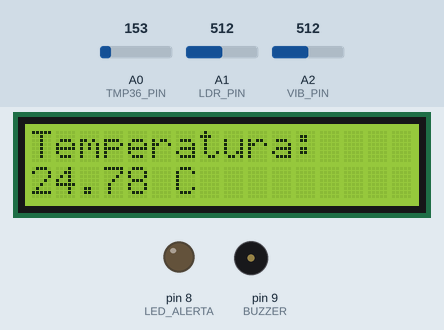
Simulated run of this sketch. Board: Arduino Uno, built with avr-gcc and run on an emulated ATmega328P. On the bench: 16×2 character LCD, output pins drawn as LEDs (lit = HIGH), buzzer (waves = sounding). The test bench sets the inputs (shaded band); at power-on: A0 (TMP36_PIN) = 153, A1 (LDR_PIN) = 512, A2 (VIB_PIN) = 512. What the sketch prints to the serial monitor is not drawn.

Above: at 3.2 s.
3.3 s: A0 (TMP36_PIN) set to 124
At 5.4 s:
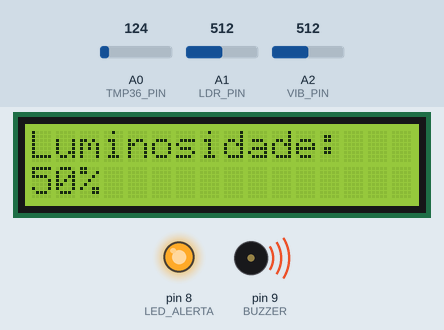
5.8 s: A1 (LDR_PIN) set to 75
At 6.34 s:
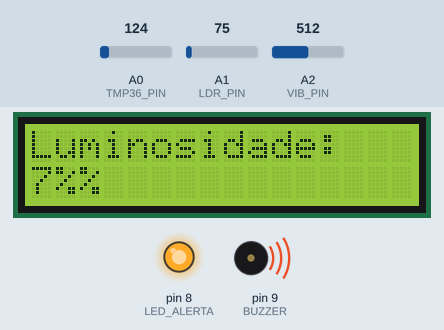
8.8 s: A0 (TMP36_PIN) set to 133
At 11.3 s:
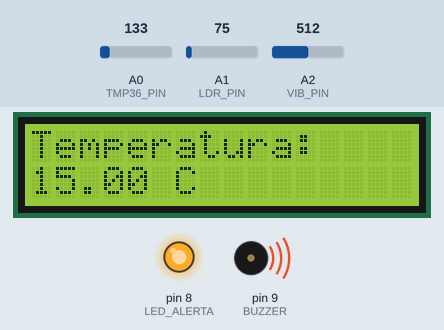
11.8 s: A0 (TMP36_PIN) set to 114
At 12.8 s:
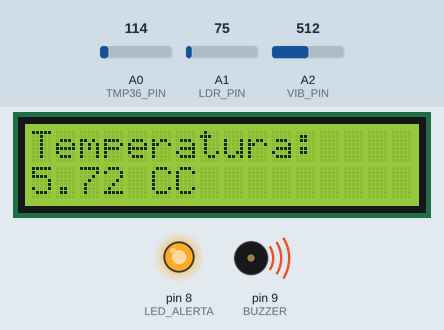
14.5 s: A2 (VIB_PIN) set to 716
At 16.0 s:
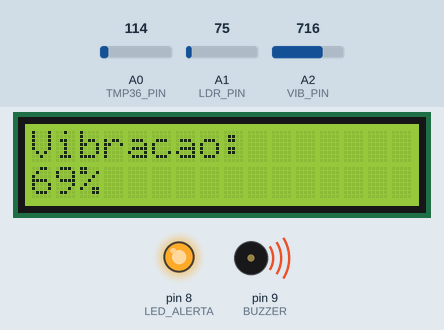
Timing chart, 0 to 17.5 s (numbered marks = the images above; inputs shaded):
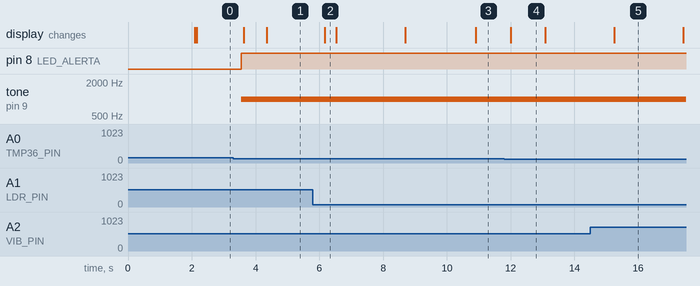

Measured:
- the behaviour switches between 140 and 139 on A0 (TMP36_PIN) (found by bisection; images 0 and 1)
- after the input at 3.3 s, pin 8 (LED_ALERTA): LOW → HIGH after 0.26 s; tone on pin 9 (BUZZER): silent → 1000 Hz after 0.26 s; the display: first changes after 0.32 s (image 1 shows a later state)
- after the input at 5.8 s, the display: changes after 0.37 s (image 2)
- after the input at 8.8 s, the display: changes after 2.1 s (image 3)
- after the input at 11.8 s, the display: changes after 0.21 s (image 4)
- what the display in image 4 shows lasts 1.1 s, from 12.0 s to 13.1 s

The sketch:

gs_computer_organization1.ino
```cpp
#include <Adafruit_LiquidCrystal.h>
Adafruit_LiquidCrystal lcd(0);
#define TMP36_PIN A0
#define LDR_PIN A1
#define VIB_PIN A2
#define LED_ALERTA 8
#define BUZZER 9

const float TEMP_MIN = 18.0;
const float TEMP_MAX = 30.0;

const int LUZ_MIN = 20;
const int LUZ_MAX = 85;

const int VIB_MAX = 70;

unsigned long ultimaTrocaTela = 0;
int telaAtual = 0;

void setup() {
  Serial.begin(9600);

  lcd.begin(16, 2);
  lcd.setBacklight(1);

  pinMode(LED_ALERTA, OUTPUT);
  pinMode(BUZZER, OUTPUT);

  lcd.setCursor(0, 0);
  lcd.print("Space Capsule");
  lcd.setCursor(0, 1);
  lcd.print("Monitor IoT");

  delay(2000);
  lcd.clear();
}

void loop() {
  int leituraTemp = analogRead(TMP36_PIN);

  float tensao = leituraTemp * (5.0 / 1023.0);
  float temperatura = (tensao - 0.5) * 100.0;

  int leituraLdr = analogRead(LDR_PIN);
  int leituraVib = analogRead(VIB_PIN);

  int luminosidade = map(leituraLdr, 0, 1023, 0, 100);
  int vibracao = map(leituraVib, 0, 1023, 0, 100);

  bool tempCritica = temperatura < TEMP_MIN || temperatura > TEMP_MAX;
  bool luzCritica = luminosidade < LUZ_MIN || luminosidade > LUZ_MAX;
  bool vibracaoCritica = vibracao > VIB_MAX;

  bool alertaGeral = tempCritica || luzCritica || vibracaoCritica;

  if (alertaGeral) {
    digitalWrite(LED_ALERTA, HIGH);
    tone(BUZZER, 1000);
  } else {
    digitalWrite(LED_ALERTA, LOW);
    noTone(BUZZER);
  }

  Serial.println("===== TELEMETRIA DA CAPSULA =====");

  Serial.print("Temperatura: ");
  Serial.print(temperatura);
  Serial.println(" C");

  Serial.print("Luminosidade: ");
  Serial.print(luminosidade);
  Serial.println("%");

  Serial.print("Vibracao: ");
  Serial.print(vibracao);
  Serial.println("%");

  Serial.print("Status: ");
  if (alertaGeral) {
    Serial.println("ALERTA");
  } else {
    Serial.println("NORMAL");
  }

  Serial.println();

  if (millis() - ultimaTrocaTela > 2000) {
    telaAtual++;

    if (telaAtual > 3) {
      telaAtual = 0;
    }

    ultimaTrocaTela = millis();
    lcd.clear();
  }

  if (telaAtual == 0) {
    lcd.setCursor(0, 0);
    lcd.print("Status Capsula");

    lcd.setCursor(0, 1);
    if (alertaGeral) {
      lcd.print("ALERTA GERAL");
    } else {
      lcd.print("OPERACAO OK");
    }
  }

  else if (telaAtual == 1) {
    lcd.setCursor(0, 0);
    lcd.print("Temperatura:");

    lcd.setCursor(0, 1);
    lcd.print(temperatura);
    lcd.print(" C");
  }

  else if (telaAtual == 2) {
    lcd.setCursor(0, 0);
    lcd.print("Luminosidade:");

    lcd.setCursor(0, 1);
    lcd.print(luminosidade);
    lcd.print("%");
  }

  else if (telaAtual == 3) {
    lcd.setCursor(0, 0);
    lcd.print("Vibracao:");

    lcd.setCursor(0, 1);
    lcd.print(vibracao);
    lcd.print("%");
  }

  delay(300);
}
```
